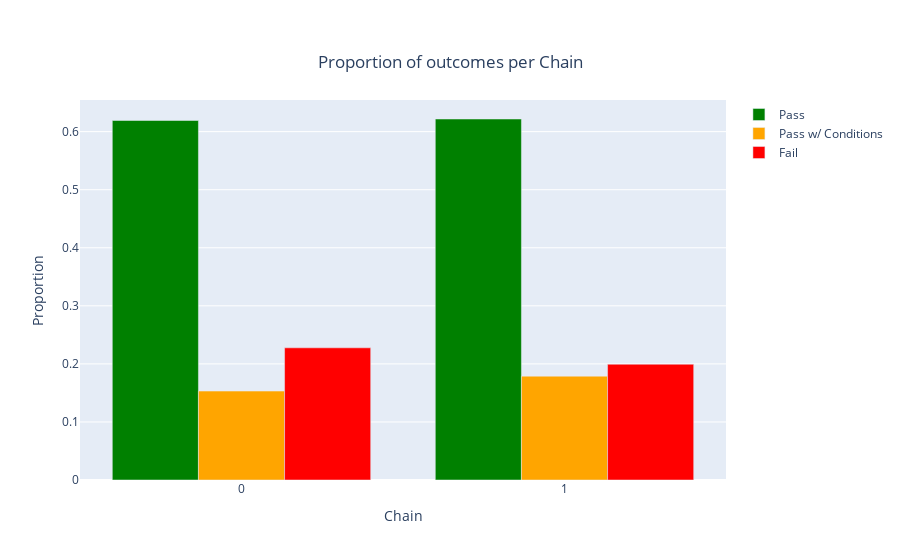

Notebook code cell kept with this figure:
### Code cell
plot_corr_with_results_plotly('Chain', 'chain.html')
plot_corr_with_results('Chain')

### Figure 1 — Plotly figure (JSON) as saved in the notebook; plotly's stock layout.template omitted (floating-point values rounded to 4 significant figures)
{"data": [{"marker": {"color": "green"}, "name": "Pass", "type": "bar", "x": [1, 0], "y": [0.6218, 0.6192]}, {"marker": {"color": "orange"}, "name": "Pass w/ Conditions", "type": "bar", "x": [1, 0], "y": [0.1788, 0.1532]}, {"marker": {"color": "red"}, "name": "Fail", "type": "bar", "x": [1, 0], "y": [0.1994, 0.2277]}], "layout": {"barmode": "group", "title": {"text": "Proportion of outcomes per Chain", "x": 0.5, "xanchor": "center", "y": 0.9, "yanchor": "top"}, "xaxis": {"title": {"text": "Chain"}}, "yaxis": {"title": {"text": "Proportion"}}}}
